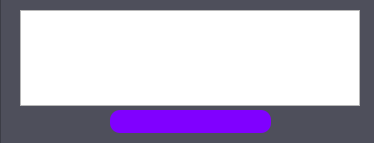
<?xml version="1.0" encoding="UTF-8"?>
<ui version="4.0">
 <class>Form</class>
 <widget class="QWidget" name="Form">
  <property name="geometry">
   <rect>
    <x>0</x>
    <y>0</y>
    <width>374</width>
    <height>143</height>
   </rect>
  </property>
  <property name="windowTitle">
   <string>Параметры</string>
  </property>
  <widget class="QPushButton" name="pushButton">
   <property name="geometry">
    <rect>
     <x>110</x>
     <y>110</y>
     <width>161</width>
     <height>23</height>
    </rect>
   </property>
   <property name="styleSheet">
    <string notr="true">background: #8000FF ;
border-radius: 10px;</string>
   </property>
   <property name="text">
    <string/>
   </property>
   <property name="icon">
    <iconset>
     <normaloff>go.png</normaloff>go.png</iconset>
   </property>
  </widget>
  <widget class="QTableWidget" name="tableWidget">
   <property name="geometry">
    <rect>
     <x>20</x>
     <y>10</y>
     <width>340</width>
     <height>96</height>
    </rect>
   </property>
  </widget>
  <widget class="QFrame" name="frame">
   <property name="geometry">
    <rect>
     <x>0</x>
     <y>-1</y>
     <width>381</width>
     <height>151</height>
    </rect>
   </property>
   <property name="styleSheet">
    <string notr="true">background: #4E4F5B;</string>
   </property>
   <property name="frameShape">
    <enum>QFrame::StyledPanel</enum>
   </property>
   <property name="frameShadow">
    <enum>QFrame::Raised</enum>
   </property>
  </widget>
  <zorder>frame</zorder>
  <zorder>pushButton</zorder>
  <zorder>tableWidget</zorder>
 </widget>
 <resources/>
 <connections/>
</ui>
